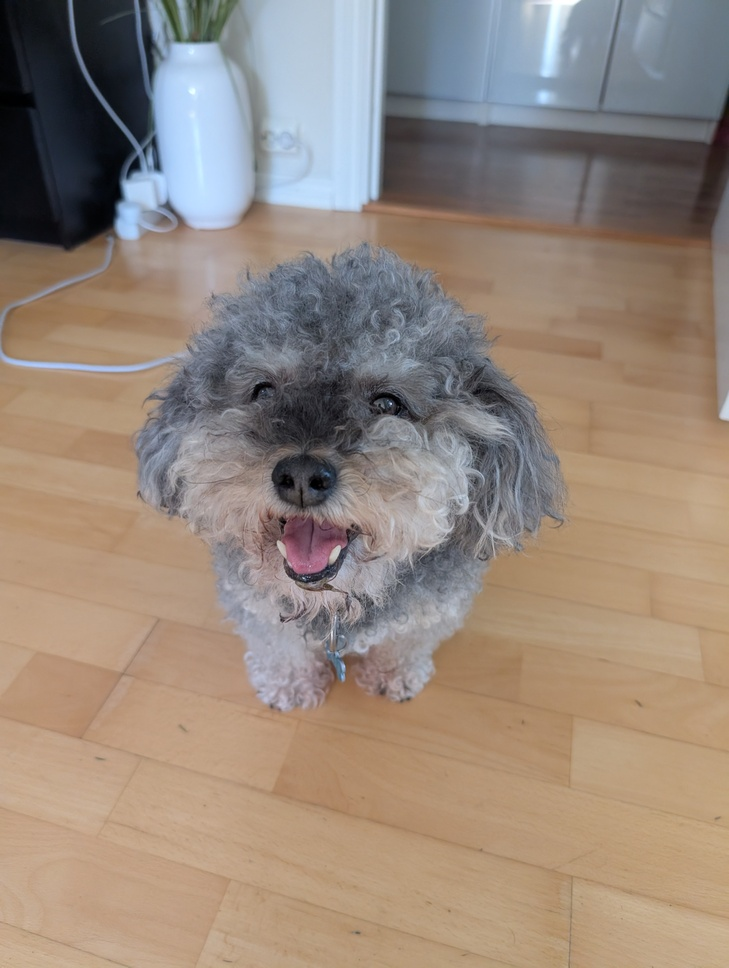
#> input picture histogram-equalization/gizmo.jpg, 729 x 968 px, shrunk from 3072 x 4080 before the run
$ jupyter execute histogram-equalization.ipynb
#> lines starting #> are read from the running program, lines starting #| are printed output that depends on the picture
# Histogram Equalization: HE vs AHE vs CLAHE

Testing three contrast enhancement techniques on `gizmo.jpg` and comparing fidelity using PSNR and SSIM.

[cell 1]
import cv2
import numpy as np
import matplotlib.pyplot as plt
from skimage.metrics import structural_similarity as ssim

### 1. Load image
Equalization works on brightness, so we load the image in grayscale.

[cell 2]
img = cv2.imread('gizmo.jpg', cv2.IMREAD_GRAYSCALE)
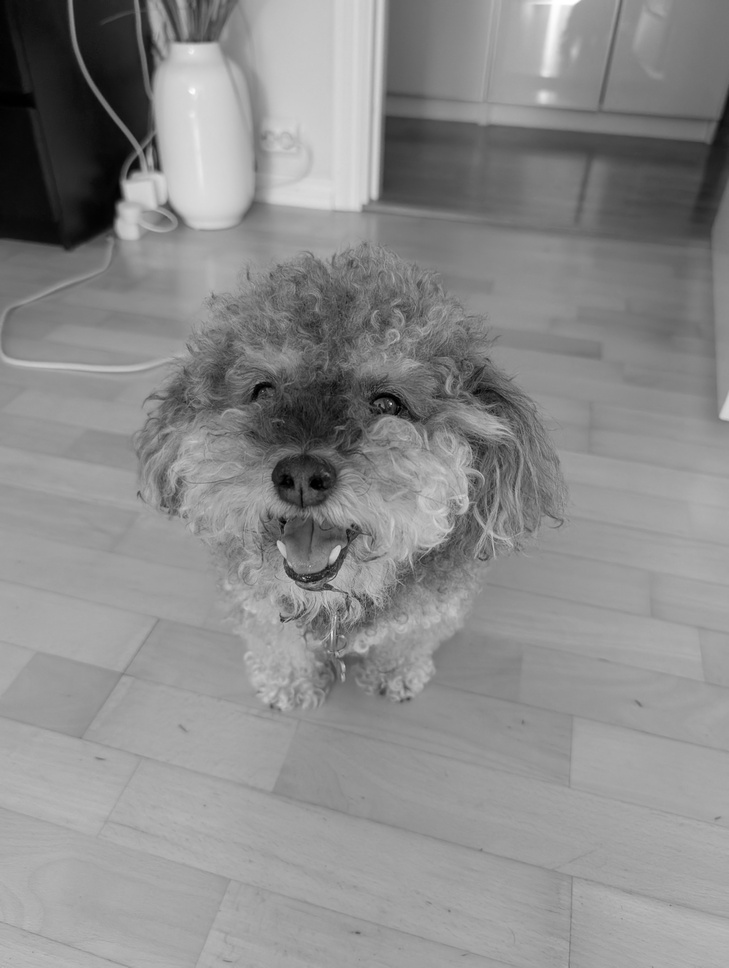
#> img: shape (968, 729); min 0, max 255, mean 138.8
print(f"Loaded gizmo.jpg: {img.shape[1]}x{img.shape[0]} px")
#| Loaded gizmo.jpg: 729x968 px

### 2. Apply enhancements
- **HE**: Stretches contrast across the whole image at once.
- **AHE**: Works locally in 8x8 blocks, but doesn't limit contrast (can boost noise).
- **CLAHE**: Same as AHE, but clips spikes (`clipLimit=2.0`) to keep noise under control.

[cell 3]
# Standard global HE
img_he = cv2.equalizeHist(img)
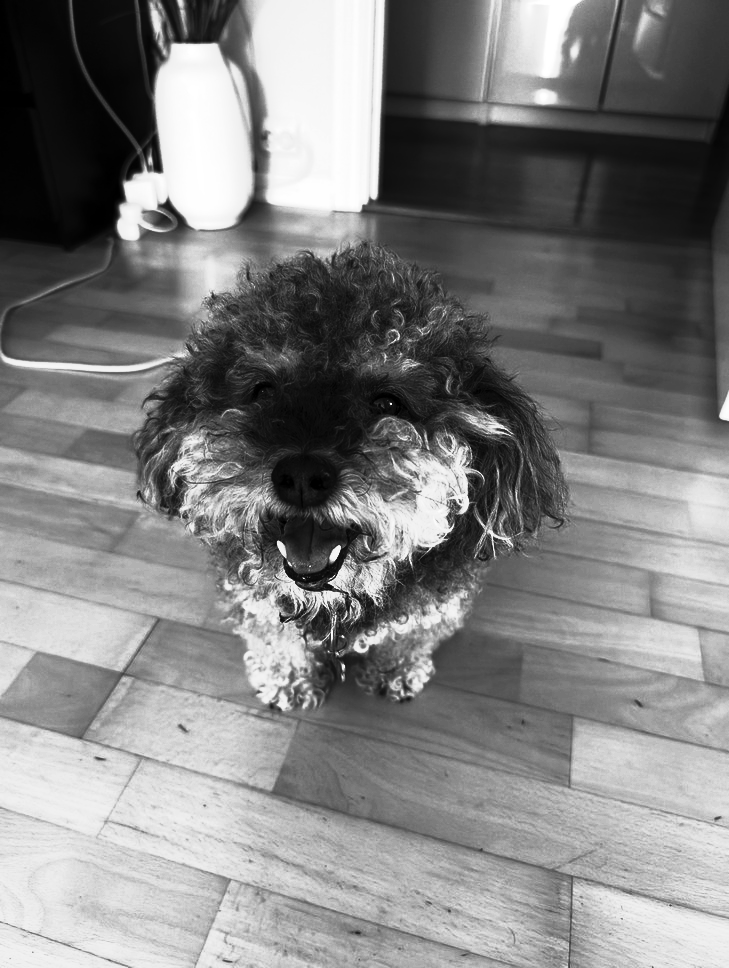
#> img_he: shape (968, 729); min 0, max 255, mean 128.9

# AHE (CLAHE with a high clip limit to simulate unconstrained local equalization)
ahe = cv2.createCLAHE(clipLimit=40.0, tileGridSize=(8, 8))
img_ahe = ahe.apply(img)
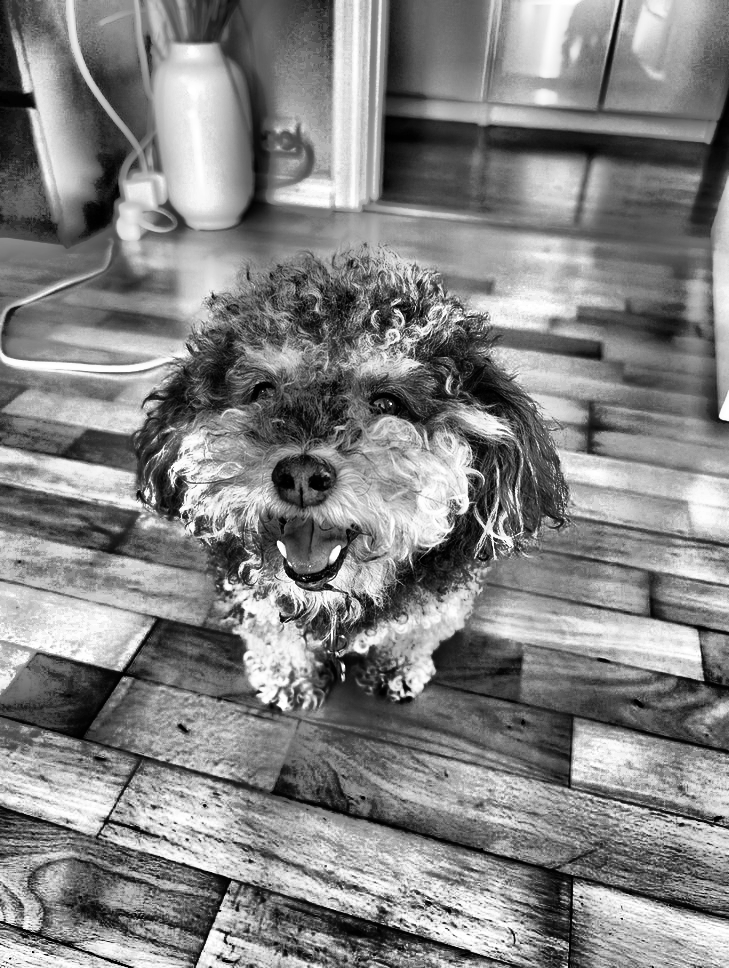
#> img_ahe: shape (968, 729); min 0, max 255, mean 131.5

# CLAHE
clahe = cv2.createCLAHE(clipLimit=2.0, tileGridSize=(8, 8))
img_clahe = clahe.apply(img)
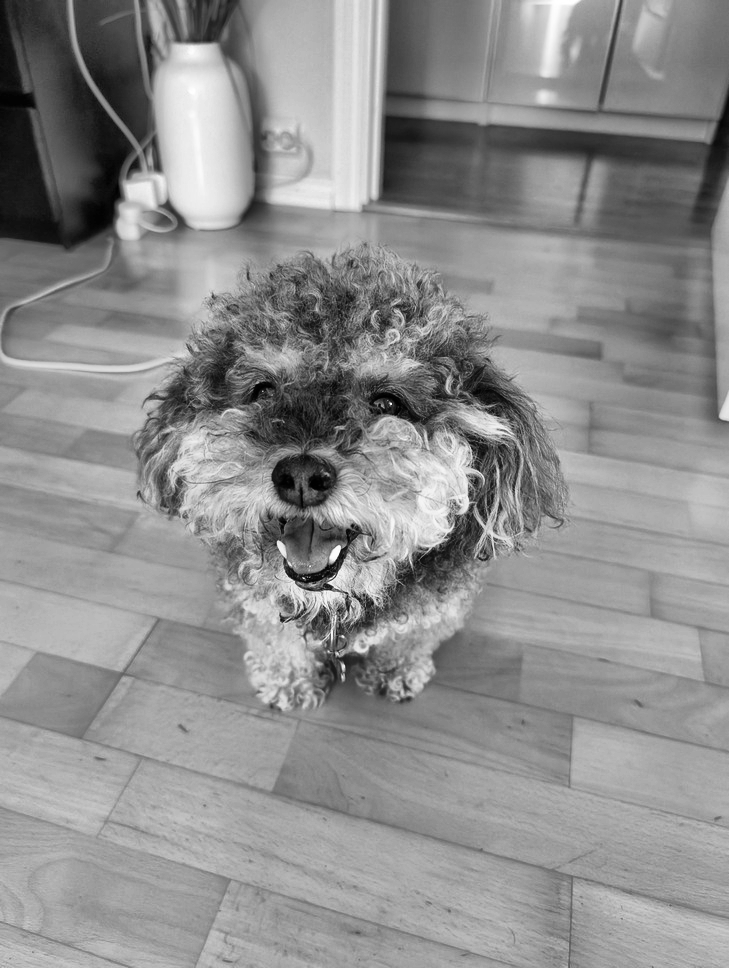
#> img_clahe: shape (968, 729); min 0, max 255, mean 141.5

### 3. PSNR & SSIM Scores
- **PSNR**: Measures how much the pixel values drifted from the original. Note: a lower score doesn't mean a worse picture here, just that contrast was changed more aggressively.
- **SSIM**: Measures structural similarity (perceived quality and structure preservation) between -1 and 1 (1 being identical).

[cell 4]
psnr_he = cv2.PSNR(img, img_he)
#> psnr_he = 15.51
psnr_ahe = cv2.PSNR(img, img_ahe)
#> psnr_ahe = 13.2
psnr_clahe = cv2.PSNR(img, img_clahe)
#> psnr_clahe = 23.22

ssim_he = ssim(img, img_he)
#> ssim_he = 0.699
ssim_ahe = ssim(img, img_ahe)
#> ssim_ahe = 0.466
ssim_clahe = ssim(img, img_clahe)
#> ssim_clahe = 0.881

print(f"PSNR HE:    {psnr_he:.2f} dB | SSIM HE:    {ssim_he:.4f}")
#| PSNR HE:    15.51 dB | SSIM HE:    0.6992
print(f"PSNR AHE:   {psnr_ahe:.2f} dB | SSIM AHE:   {ssim_ahe:.4f}")
#| PSNR AHE:   13.20 dB | SSIM AHE:   0.4655
print(f"PSNR CLAHE: {psnr_clahe:.2f} dB | SSIM CLAHE: {ssim_clahe:.4f}")
#| PSNR CLAHE: 23.22 dB | SSIM CLAHE: 0.8812

### 4. Visual comparison & histograms

[cell 5]
items = [
    ("Original", img, None, None),
    (f"HE ({psnr_he:.1f} dB, SSIM: {ssim_he:.2f})", img_he, psnr_he, ssim_he),
    (f"AHE ({psnr_ahe:.1f} dB, SSIM: {ssim_ahe:.2f})", img_ahe, psnr_ahe, ssim_ahe),
    (f"CLAHE ({psnr_clahe:.1f} dB, SSIM: {ssim_clahe:.2f})", img_clahe, psnr_clahe, ssim_clahe)
]

fig, axes = plt.subplots(2, 4, figsize=(16, 7))

for i, (title, pic, *_) in enumerate(items):
    # Image
    axes[0, i].imshow(pic, cmap='gray')
    axes[0, i].set_title(title, fontsize=12, fontweight='bold')
    axes[0, i].axis('off')

    # Histogram
    axes[1, i].hist(pic.ravel(), bins=256, range=[0, 256], color='#333333')
    axes[1, i].set_xlim([0, 256])
    axes[1, i].set_title('Histogram', fontsize=10)
    axes[1, i].set_xlabel('Pixel value')
#> this loop made 4 passes
#> title on passes 1 to 4: 'Original', 'HE (15.5 dB, SSIM: 0.70)', 'AHE (13.2 dB, SSIM: 0.47)', 'CLAHE (23.2 dB, SSIM: 0.88)'

plt.tight_layout()
plt.show()
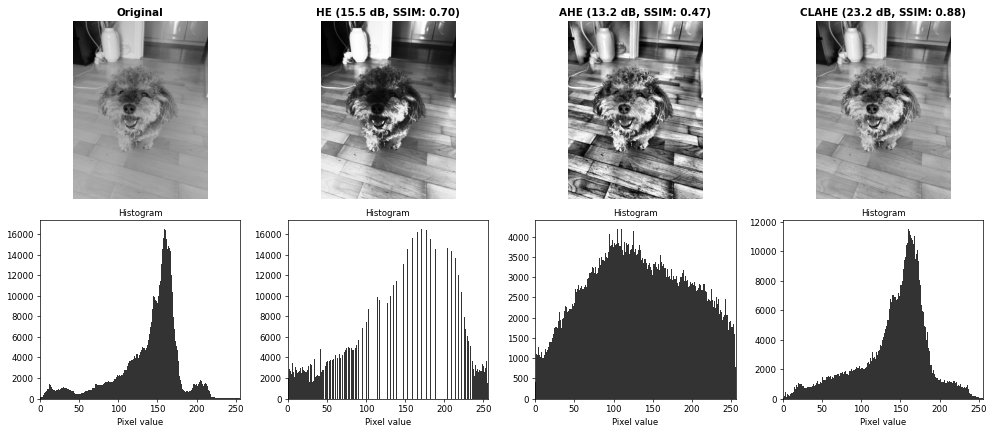
#> figure drawn by matplotlib, 8 panels; panel 5: tallest bar 16508 high, from x = 159 to 160; panel 6: tallest bar 16508 high, from x = 171 to 172; panel 7: tallest bar 4191 high, from x = 110 to 111; panel 8: tallest bar 11529 high, from x = 160 to 161
